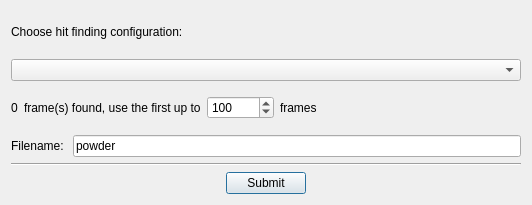
<?xml version="1.0" encoding="UTF-8"?>
<ui version="4.0">
 <class>Dialog</class>
 <widget class="QDialog" name="Dialog">
  <property name="geometry">
   <rect>
    <x>0</x>
    <y>0</y>
    <width>532</width>
    <height>205</height>
   </rect>
  </property>
  <property name="windowTitle">
   <string>Generate Peak Powder</string>
  </property>
  <layout class="QVBoxLayout" name="verticalLayout">
   <item>
    <layout class="QHBoxLayout" name="horizontalLayout">
     <item>
      <widget class="QLabel" name="label">
       <property name="text">
        <string>Choose hit finding configuration:</string>
       </property>
      </widget>
     </item>
     <item>
      <spacer name="horizontalSpacer">
       <property name="orientation">
        <enum>Qt::Horizontal</enum>
       </property>
       <property name="sizeHint" stdset="0">
        <size>
         <width>40</width>
         <height>20</height>
        </size>
       </property>
      </spacer>
     </item>
    </layout>
   </item>
   <item>
    <widget class="QComboBox" name="datasetComboBox"/>
   </item>
   <item>
    <layout class="QHBoxLayout" name="horizontalLayout_2">
     <item>
      <widget class="QLabel" name="totalFrameLabel">
       <property name="lineWidth">
        <number>20</number>
       </property>
       <property name="text">
        <string>0</string>
       </property>
      </widget>
     </item>
     <item>
      <widget class="QLabel" name="label_2">
       <property name="text">
        <string>frame(s) found, use the first up to</string>
       </property>
      </widget>
     </item>
     <item>
      <widget class="QSpinBox" name="usedFrameBox">
       <property name="maximum">
        <number>999999</number>
       </property>
       <property name="value">
        <number>100</number>
       </property>
      </widget>
     </item>
     <item>
      <widget class="QLabel" name="label_3">
       <property name="text">
        <string>frames</string>
       </property>
      </widget>
     </item>
     <item>
      <spacer name="horizontalSpacer_2">
       <property name="orientation">
        <enum>Qt::Horizontal</enum>
       </property>
       <property name="sizeHint" stdset="0">
        <size>
         <width>40</width>
         <height>20</height>
        </size>
       </property>
      </spacer>
     </item>
    </layout>
   </item>
   <item>
    <layout class="QGridLayout" name="gridLayout">
     <item row="0" column="0">
      <widget class="QLabel" name="label_5">
       <property name="text">
        <string>Filename: </string>
       </property>
       <property name="alignment">
        <set>Qt::AlignRight|Qt::AlignTrailing|Qt::AlignVCenter</set>
       </property>
      </widget>
     </item>
     <item row="0" column="1">
      <widget class="QLineEdit" name="prefixLine">
       <property name="text">
        <string>powder</string>
       </property>
      </widget>
     </item>
    </layout>
   </item>
   <item>
    <widget class="Line" name="line_2">
     <property name="orientation">
      <enum>Qt::Horizontal</enum>
     </property>
    </widget>
   </item>
   <item>
    <layout class="QHBoxLayout" name="horizontalLayout_5">
     <item>
      <spacer name="horizontalSpacer_4">
       <property name="orientation">
        <enum>Qt::Horizontal</enum>
       </property>
       <property name="sizeHint" stdset="0">
        <size>
         <width>40</width>
         <height>20</height>
        </size>
       </property>
      </spacer>
     </item>
     <item>
      <widget class="QPushButton" name="submitButton">
       <property name="text">
        <string>Submit</string>
       </property>
      </widget>
     </item>
     <item>
      <spacer name="horizontalSpacer_5">
       <property name="orientation">
        <enum>Qt::Horizontal</enum>
       </property>
       <property name="sizeHint" stdset="0">
        <size>
         <width>40</width>
         <height>20</height>
        </size>
       </property>
      </spacer>
     </item>
    </layout>
   </item>
  </layout>
 </widget>
 <resources/>
 <connections/>
</ui>
